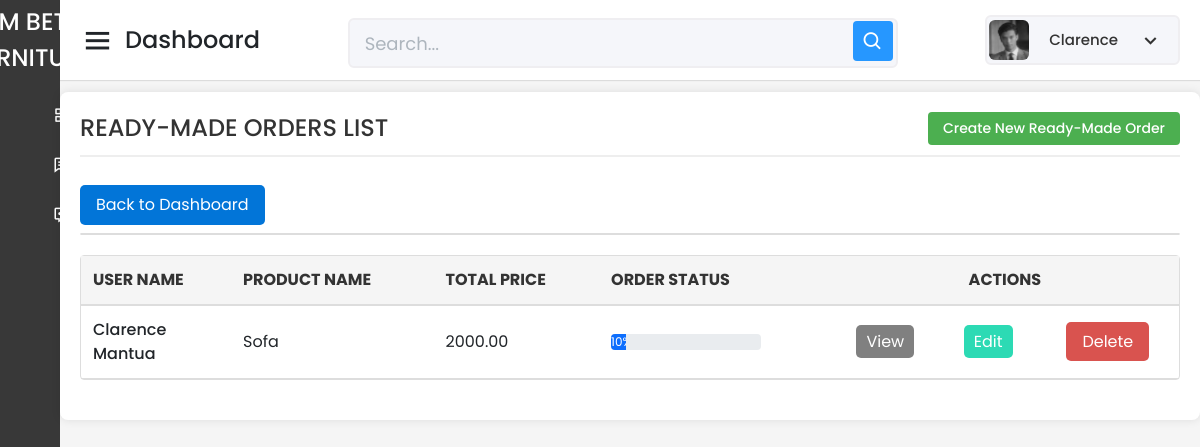
Before: /Capstone_Admin/readymade/read-all-readymade-form.php (signed in) with the older database file.
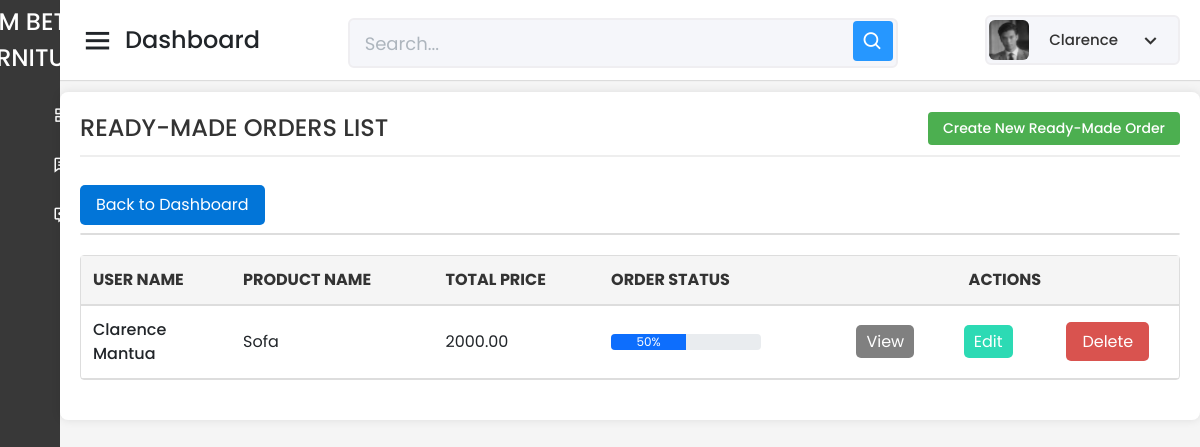
After: the same page with the newer database file.
### tables this page shows
CREATE TABLE `tbl_ready_made_orders` (
  `ReadyMadeOrder_ID` int(11) NOT NULL AUTO_INCREMENT,
  `Product_ID` int(11) NOT NULL,
  `User_ID` varchar(150) NOT NULL,
  `Quantity` int(11) NOT NULL,
  `Total_Price` decimal(10,2) NOT NULL,
  `Order_Status` int(3) NOT NULL DEFAULT 0,
  `Order_Date` timestamp NOT NULL DEFAULT current_timestamp(),
  `Product_Status` int(3) NOT NULL DEFAULT 0,
  `Progress_Pic_10` varchar(255) DEFAULT NULL,
  `Progress_Pic_20` varchar(255) DEFAULT NULL,
  `Progress_Pic_30` varchar(255) DEFAULT NULL,
  `Progress_Pic_40` varchar(255) DEFAULT NULL,
  `Progress_Pic_50` varchar(255) DEFAULT NULL,
  `Progress_Pic_60` varchar(255) DEFAULT NULL,
  `Progress_Pic_70` varchar(255) DEFAULT NULL,
  `Progress_Pic_80` varchar(255) DEFAULT NULL,
  `Progress_Pic_90` varchar(255) DEFAULT NULL,
  `Progress_Pic_100` varchar(255) DEFAULT NULL,
  `Stop_Reason` varchar(255) DEFAULT NULL,
  PRIMARY KEY (`ReadyMadeOrder_ID`),
  KEY `Product_ID` (`Product_ID`),
  KEY `User_ID` (`User_ID`),
  CONSTRAINT `tbl_ready_made_orders_ibfk_1` FOREIGN KEY (`Product_ID`) REFERENCES `tbl_prod_info` (`Product_ID`),
  CONSTRAINT `tbl_ready_made_orders_ibfk_2` FOREIGN KEY (`User_ID`) REFERENCES `tbl_user_info` (`User_ID`)
);

CREATE TABLE `tbl_prod_info` (
  `Product_ID` int(11) NOT NULL AUTO_INCREMENT,
  `Product_Name` varchar(255) NOT NULL,
  `Description` text DEFAULT NULL,
  `Category` varchar(100) DEFAULT NULL,
  `Sizes` varchar(100) DEFAULT NULL,
  `Color` varchar(50) DEFAULT NULL,
  `Stock` varchar(100) DEFAULT NULL,
  `Assembly_Required` varchar(255) DEFAULT NULL,
  `ImageURL` varchar(255) DEFAULT NULL,
  `Price` varchar(255) NOT NULL,
  `Sold` varchar(255) DEFAULT NULL,
  `DateAdded` timestamp NOT NULL DEFAULT current_timestamp(),
  `LastUpdate` timestamp NOT NULL DEFAULT current_timestamp() ON UPDATE current_timestamp(),
  `GLB_File_URL` varchar(255) DEFAULT NULL,
  `product_type` enum('readymade','custom') DEFAULT 'readymade',
  PRIMARY KEY (`Product_ID`)
);

### Capstone_Admin/readymade/read-all-readymade-form.php (the view, shortened to what the changed rows need)
<?php
include '../config/database.php';
$search = isset($_GET['search']) ? $_GET['search'] : '';
$query = "
    SELECT
        rmo.ReadyMadeOrder_ID,
        CONCAT(u.First_Name, ' ', u.Last_Name) AS User_Name,
        p.Product_Name,
        rmo.Quantity,
        rmo.Total_Price,
        rmo.Order_Status,
        rmo.Order_Date
    FROM tbl_ready_made_orders rmo
    JOIN tbl_user_info u ON rmo.User_ID = u.User_ID
    JOIN tbl_prod_info p ON rmo.Product_ID = p.Product_ID
    WHERE u.First_Name LIKE :search
    OR u.Last_Name LIKE :search
    OR p.Product_Name LIKE :search
    OR rmo.Order_Status LIKE :search
";
$stmt = $pdo->prepare($query);
$searchParam = '%' . $search . '%';
$stmt->bindParam(':search', $searchParam, PDO::PARAM_STR);
$stmt->execute();
$rows = $stmt->fetchAll(PDO::FETCH_ASSOC);
?>
<!DOCTYPE html>
<html lang="en" dir="ltr">
<head>
    <link href="../static/css/bootstrap.min.css" rel="stylesheet">
    <link href="../static/css-files/dashboard.css" rel="stylesheet">
    <link href="../static/css-files/button.css" rel="stylesheet">
    <link href="../static/css-files/admin_homev2.css" rel="stylesheet">
    <link href="https://unpkg.com/boxicons@2.0.7/css/boxicons.min.css" rel="stylesheet" />
</head>
<body>
    <section class="home-section">
<br><br><br>
<div class="container_boxes">
                <table>
    <table width="100%" border="1" cellspacing="5">
        <tr>
            <th>USER NAME</th>
            <th>PRODUCT NAME</th>
            <th>TOTAL PRICE</th>
            <th>ORDER STATUS</th>
            <th colspan="3" style="text-align: center;">ACTIONS</th>
        </tr>
        <?php
        foreach ($rows as $row) {
            $orderID = htmlspecialchars($row["ReadyMadeOrder_ID"]);
            $userName = htmlspecialchars($row["User_Name"]);
            $productName = htmlspecialchars($row["Product_Name"]);
            $totalPrice = number_format((float)$row["Total_Price"], 2, '.', '');
            $orderStatusValue = (int)$row["Order_Status"];
            $progressPercent = min(max($orderStatusValue, 0), 100);
            echo '
            <tr>
                <td>'.$userName.'</td>
                <td>'.$productName.'</td>
                <td>'.$totalPrice.'</td>
                <td>
                    <div class="progress" style="width: 150px;">
                        <div class="progress-bar bg-primary" role="progressbar" style="width: '.$progressPercent.'%;" aria-valuenow="'.$progressPercent.'" aria-valuemin="0" aria-valuemax="100">
                            '.$progressPercent.'%
                        </div>
                    </div>
                </td>
                <td style="text-align: center;"><a class="buttonView" href="read-one-readymade-form.php?id='.$orderID.'" target="_parent">View</a></td>
                <td style="text-align: center;"><a class="buttonEdit" href="update-readymade-form.php?id='.$orderID.'" target="_parent">Edit</a></td>
                <td style="text-align: center;"><a class="buttonDelete" href="delete-readymade-form.php?id='.$orderID.'" target="_parent">Delete</a></td>
            </tr>';
        }
        ?>
    </table>
</div>
</section>
</body>
</html>

Changed rows visible on the page:
changed tbl_ready_made_orders "Sofa": Order_Status "10" → "50"; now shows "%"
